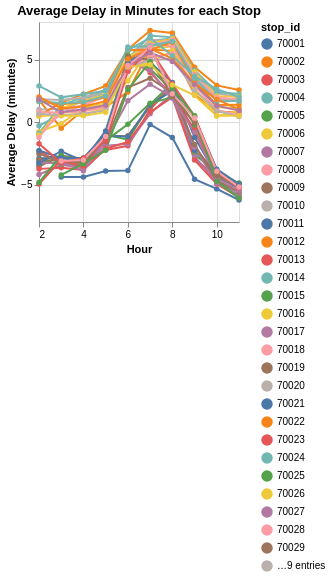

Source (notebook cell):
### Code cell
chart = alt.Chart(avg_delay).mark_line(point=True).encode(
    x = alt.X('adjusted_hour:Q', title="Hour"),
    y = alt.Y('delay_minutes:Q', title="Average Delay (minutes)"),
    color = alt.Color('stop_id:N'),
    tooltip=["delay_minutes"]
).transform_calculate(
    adjusted_hour="datum.hour - 12"
).properties(
    width = 200,
    height = 200,
    title = "Average Delay in Minutes for each Stop"
)

chart

### Figure 1 — Vega-Lite specification as saved in the notebook (floating-point values rounded to 4 significant figures; data arrays with more than 128 entries replaced by an {"elided": "..."} marker saying what was removed)
{"config": {"view": {"continuousWidth": 300, "continuousHeight": 300}}, "data": {"name": "data-2b26e2b56204917fa7bf1f4f735a74dc"}, "mark": {"type": "line", "point": true}, "encoding": {"color": {"field": "stop_id", "type": "nominal"}, "tooltip": [{"field": "delay_minutes", "type": "quantitative"}], "x": {"field": "adjusted_hour", "title": "Hour", "type": "quantitative"}, "y": {"field": "delay_minutes", "title": "Average Delay (minutes)", "type": "quantitative"}}, "height": 200, "title": "Average Delay in Minutes for each Stop", "transform": [{"calculate": "datum.hour - 12", "as": "adjusted_hour"}], "width": 200, "$schema": "https://vega.github.io/schema/vega-lite/v5.20.1.json", "datasets": {"data-2b26e2b56204917fa7bf1f4f735a74dc": {"elided": "375 records"}}}
